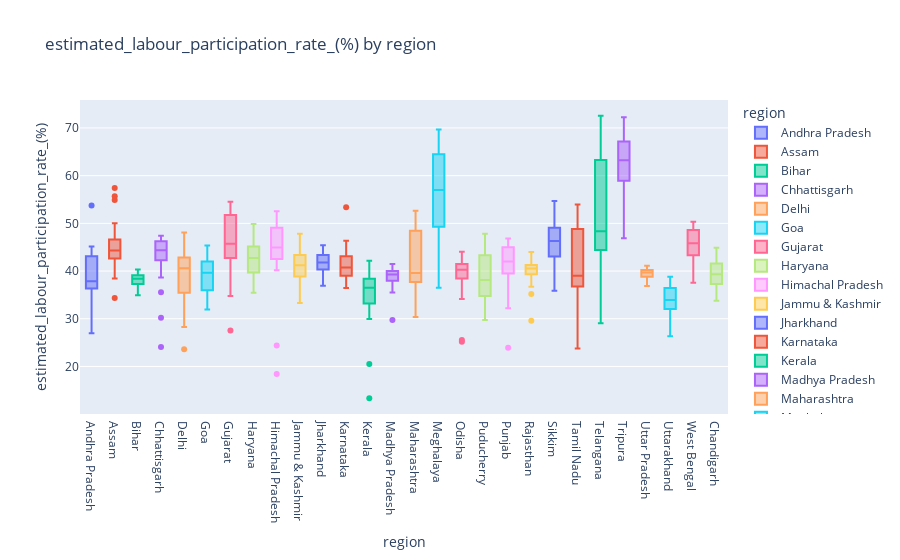

Here is the notebook cell this chart was saved with:
### Code cell
import plotly.express as px

fig = px.box(df, x='region',y='estimated_labour_participation_rate_(%)',color='region',title="estimated_labour_participation_rate_(%) by region")

fig.show()

### Figure 1 — Plotly figure (JSON) as saved in the notebook; plotly's stock layout.template omitted (floating-point values rounded to 4 significant figures)
{"data": [{"alignmentgroup": "True", "hovertemplate": "region=%{x}<br>estimated_labour_participation_rate_(%)=%{y}<extra></extra>", "legendgroup": "Andhra Pradesh", "marker": {"color": "#636efa"}, "name": "Andhra Pradesh", "notched": false, "offsetgroup": "Andhra Pradesh", "orientation": "v", "showlegend": true, "type": "box", "x": ["Andhra Pradesh", "Andhra Pradesh", "Andhra Pradesh", "Andhra Pradesh", "Andhra Pradesh", "Andhra Pradesh", "Andhra Pradesh", "Andhra Pradesh", "Andhra Pradesh", "Andhra Pradesh", "Andhra Pradesh", "Andhra Pradesh", "Andhra Pradesh", "Andhra Pradesh", "Andhra Pradesh", "Andhra Pradesh", "Andhra Pradesh", "Andhra Pradesh", "Andhra Pradesh", "Andhra Pradesh", "Andhra Pradesh", "Andhra Pradesh", "Andhra Pradesh", "Andhra Pradesh", "Andhra Pradesh", "Andhra Pradesh", "Andhra Pradesh", "Andhra Pradesh"], "x0": " ", "xaxis": "x", "y": [43.24, 42.05, 43.5, 43.97, 44.68, 43.01, 41, 45.14, 43.46, 42.83, 40.66, 36.03, 38.16, 53.76, 37.45, 36.76, 36.1, 36.29, 36.69, 36.41, 36.62, 38.61, 35.91, 36.84, 36.08, 26.97, 32.69, 37.61], "y0": " ", "yaxis": "y"}, {"alignmentgroup": "True", "hovertemplate": "region=%{x}<br>estimated_labour_participation_rate_(%)=%{y}<extra></extra>", "legendgroup": "Assam", "marker": {"color": "#EF553B"}, "name": "Assam", "notched": false, "offsetgroup": "Assam", "orientation": "v", "showlegend": true, "type": "box", "x": ["Assam", "Assam", "Assam", "Assam", "Assam", "Assam", "Assam", "Assam", "Assam", "Assam", "Assam", "Assam", "Assam", "Assam", "Assam", "Assam", "Assam", "Assam", "Assam", "Assam", "Assam", "Assam", "Assam", "Assam", "Assam", "Assam"], "x0": " ", "xaxis": "x", "y": [57.39, 43.87, 48.21, 45.83, 55.67, 40.76, 46.64, 54.9, 40.17, 47.05, 50, 34.38, 44.92, 45.17, 44.32, 43.81, 42.66, 44.01, 44.59, 44.26, 42.82, 43.9, 45.03, 38.45, 39.04, 38.73], "y0": " ", "yaxis": "y"}, {"alignmentgroup": "True", "hovertemplate": "region=%{x}<br>estimated_labour_participation_rate_(%)=%{y}<extra></extra>", "legendgroup": "Bihar", "marker": {"color": "#00cc96"}, "name": "Bihar", "notched": false, "offsetgroup": "Bihar", "orientation": "v", "showlegend": true, "type": "box", "x": ["Bihar", "Bihar", "Bihar", "Bihar", "Bihar", "Bihar", "Bihar", "Bihar", "Bihar", "Bihar", "Bihar", "Bihar", "Bihar", "Bihar", "Bihar", "Bihar", "Bihar", "Bihar", "Bihar", "Bihar", "Bihar", "Bihar", "Bihar", "Bihar", "Bihar", "Bihar", "Bihar", "Bihar"], "x0": " ", "xaxis": "x", "y": [39.75, 39.71, 39.66, 36.85, 38.57, 40.31, 37.51, 37.25, 37.54, 37.28, 38.88, 38.63, 38.5, 37.4, 39.8, 39.35, 38.36, 38.03, 39.25, 38.45, 38.86, 36.29, 38.99, 37.87, 37.29, 34.94, 36.45, 36.54], "y0": " ", "yaxis": "y"}, {"alignmentgroup": "True", "hovertemplate": "region=%{x}<br>estimated_labour_participation_rate_(%)=%{y}<extra></extra>", "legendgroup": "Chhattisgarh", "marker": {"color": "#ab63fa"}, "name": "Chhattisgarh", "notched": false, "offsetgroup": "Chhattisgarh", "orientation": "v", "showlegend": true, "type": "box", "x": ["Chhattisgarh", "Chhattisgarh", "Chhattisgarh", "Chhattisgarh", "Chhattisgarh", "Chhattisgarh", "Chhattisgarh", "Chhattisgarh", "Chhattisgarh", "Chhattisgarh", "Chhattisgarh", "Chhattisgarh", "Chhattisgarh", "Chhattisgarh", "Chhattisgarh", "Chhattisgarh", "Chhattisgarh", "Chhattisgarh", "Chhattisgarh", "Chhattisgarh", "Chhattisgarh", "Chhattisgarh", "Chhattisgarh", "Chhattisgarh", "Chhattisgarh", "Chhattisgarh", "Chhattisgarh", "Chhattisgarh"], "x0": " ", "xaxis": "x", "y": [42.89, 43.71, 43.53, 42.55, 43.38, 46.28, 43.56, 42.59, 42.03, 45.05, 44.98, 39.43, 35.56, 38.66, 45.61, 45.88, 45.85, 46.91, 46.8, 46.82, 46.59, 45.59, 46.21, 47.14, 47.39, 24.06, 30.24, 39.41], "y0": " ", "yaxis": "y"}, {"alignmentgroup": "True", "hovertemplate": "region=%{x}<br>estimated_labour_participation_rate_(%)=%{y}<extra></extra>", "legendgroup": "Delhi", "marker": {"color": "#FFA15A"}, "name": "Delhi", "notched": false, "offsetgroup": "Delhi", "orientation": "v", "showlegend": true, "type": "box", "x": ["Delhi", "Delhi", "Delhi", "Delhi", "Delhi", "Delhi", "Delhi", "Delhi", "Delhi", "Delhi", "Delhi", "Delhi", "Delhi", "Delhi", "Delhi", "Delhi", "Delhi", "Delhi", "Delhi", "Delhi", "Delhi", "Delhi", "Delhi", "Delhi", "Delhi", "Delhi", "Delhi", "Delhi"], "x0": " ", "xaxis": "x", "y": [42.33, 35.74, 40.53, 35.21, 40.68, 37.9, 42.71, 37.08, 38.36, 35.84, 37.45, 30.21, 34.65, 29.22, 44.17, 42.71, 42.34, 42.9, 47.36, 45.78, 43.02, 42.56, 48.09, 44.18, 42.82, 23.59, 28.28, 34.32], "y0": " ", "yaxis": "y"}, {"alignmentgroup": "True", "hovertemplate": "region=%{x}<br>estimated_labour_participation_rate_(%)=%{y}<extra></extra>", "legendgroup": "Goa", "marker": {"color": "#19d3f3"}, "name": "Goa", "notched": false, "offsetgroup": "Goa", "orientation": "v", "showlegend": true, "type": "box", "x": ["Goa", "Goa", "Goa", "Goa", "Goa", "Goa", "Goa", "Goa", "Goa", "Goa", "Goa", "Goa", "Goa", "Goa", "Goa", "Goa", "Goa", "Goa", "Goa", "Goa", "Goa", "Goa", "Goa", "Goa"], "x0": " ", "xaxis": "x", "y": [39.16, 38.19, 39.81, 39.61, 35.78, 40.36, 44.09, 38.7, 35.36, 36.11, 45.36, 33.71, 34.17, 43.96, 40, 31.97, 39.92, 41.27, 45.22, 42.77, 35.95, 39.73, 36.05, 44.74], "y0": " ", "yaxis": "y"}, {"alignmentgroup": "True", "hovertemplate": "region=%{x}<br>estimated_labour_participation_rate_(%)=%{y}<extra></extra>", "legendgroup": "Gujarat", "marker": {"color": "#FF6692"}, "name": "Gujarat", "notched": false, "offsetgroup": "Gujarat", "orientation": "v", "showlegend": true, "type": "box", "x": ["Gujarat", "Gujarat", "Gujarat", "Gujarat", "Gujarat", "Gujarat", "Gujarat", "Gujarat", "Gujarat", "Gujarat", "Gujarat", "Gujarat", "Gujarat", "Gujarat", "Gujarat", "Gujarat", "Gujarat", "Gujarat", "Gujarat", "Gujarat", "Gujarat", "Gujarat", "Gujarat", "Gujarat", "Gujarat", "Gujarat", "Gujarat", "Gujarat"], "x0": " ", "xaxis": "x", "y": [52.03, 50.12, 54.21, 50.57, 51.01, 52.27, 54.55, 51.51, 54.07, 53.48, 52.06, 34.77, 46.31, 47.72, 41.67, 44.57, 42.54, 43.72, 41.75, 45.14, 43.5, 43.75, 42.19, 46.31, 42.9, 36.33, 27.52, 44.26], "y0": " ", "yaxis": "y"}, {"alignmentgroup": "True", "hovertemplate": "region=%{x}<br>estimated_labour_participation_rate_(%)=%{y}<extra></extra>", "legendgroup": "Haryana", "marker": {"color": "#B6E880"}, "name": "Haryana", "notched": false, "offsetgroup": "Haryana", "orientation": "v", "showlegend": true, "type": "box", "x": ["Haryana", "Haryana", "Haryana", "Haryana", "Haryana", "Haryana", "Haryana", "Haryana", "Haryana", "Haryana", "Haryana", "Haryana", "Haryana", "Haryana", "Haryana", "Haryana", "Haryana", "Haryana", "Haryana", "Haryana", "Haryana", "Haryana", "Haryana", "Haryana", "Haryana", "Haryana", "Haryana", "Haryana"], "x0": " ", "xaxis": "x", "y": [45.12, 45.23, 42.17, 48.23, 44.72, 46.07, 42.48, 47.4, 43.74, 45.37, 41.4, 49.85, 42.78, 48.53, 43.18, 43.06, 38.77, 39.87, 43.7, 42.58, 39.18, 39.57, 42.75, 42.32, 36.73, 35.48, 38.27, 38.09], "y0": " ", "yaxis": "y"}, {"alignmentgroup": "True", "hovertemplate": "region=%{x}<br>estimated_labour_participation_rate_(%)=%{y}<extra></extra>", "legendgroup": "Himachal Pradesh", "marker": {"color": "#FF97FF"}, "name": "Himachal Pradesh", "notched": false, "offsetgroup": "Himachal Pradesh", "orientation": "v", "showlegend": true, "type": "box", "x": ["Himachal Pradesh", "Himachal Pradesh", "Himachal Pradesh", "Himachal Pradesh", "Himachal Pradesh", "Himachal Pradesh", "Himachal Pradesh", "Himachal Pradesh", "Himachal Pradesh", "Himachal Pradesh", "Himachal Pradesh", "Himachal Pradesh", "Himachal Pradesh", "Himachal Pradesh", "Himachal Pradesh", "Himachal Pradesh", "Himachal Pradesh", "Himachal Pradesh", "Himachal Pradesh", "Himachal Pradesh", "Himachal Pradesh", "Himachal Pradesh", "Himachal Pradesh", "Himachal Pradesh", "Himachal Pradesh", "Himachal Pradesh", "Himachal Pradesh", "Himachal Pradesh"], "x0": " ", "xaxis": "x", "y": [44.23, 41.18, 44.91, 44.91, 45.02, 42.81, 48.5, 44.05, 45.11, 42.45, 40.17, 18.43, 42.62, 41.2, 45.27, 49.58, 49.22, 51.17, 45.87, 49.69, 52.17, 52.55, 48.92, 50.82, 48.74, 24.42, 43.55, 40.66], "y0": " ", "yaxis": "y"}, {"alignmentgroup": "True", "hovertemplate": "region=%{x}<br>estimated_labour_participation_rate_(%)=%{y}<extra></extra>", "legendgroup": "Jammu & Kashmir", "marker": {"color": "#FECB52"}, "name": "Jammu & Kashmir", "notched": false, "offsetgroup": "Jammu & Kashmir", "orientation": "v", "showlegend": true, "type": "box", "x": ["Jammu & Kashmir", "Jammu & Kashmir", "Jammu & Kashmir", "Jammu & Kashmir", "Jammu & Kashmir", "Jammu & Kashmir", "Jammu & Kashmir", "Jammu & Kashmir", "Jammu & Kashmir", "Jammu & Kashmir", "Jammu & Kashmir", "Jammu & Kashmir", "Jammu & Kashmir", "Jammu & Kashmir", "Jammu & Kashmir", "Jammu & Kashmir", "Jammu & Kashmir", "Jammu & Kashmir", "Jammu & Kashmir", "Jammu & Kashmir", "Jammu & Kashmir"], "x0": " ", "xaxis": "x", "y": [40.57, 39.02, 41.71, 44.17, 43.08, 39.69, 42.56, 38.25, 39.06, 38.46, 34.94, 46.74, 45.17, 47.8, 42.63, 44.92, 40.71, 41.4, 41.23, 36.21, 33.33], "y0": " ", "yaxis": "y"}, {"alignmentgroup": "True", "hovertemplate": "region=%{x}<br>estimated_labour_participation_rate_(%)=%{y}<extra></extra>", "legendgroup": "Jharkhand", "marker": {"color": "#636efa"}, "name": "Jharkhand", "notched": false, "offsetgroup": "Jharkhand", "orientation": "v", "showlegend": true, "type": "box", "x": ["Jharkhand", "Jharkhand", "Jharkhand", "Jharkhand", "Jharkhand", "Jharkhand", "Jharkhand", "Jharkhand", "Jharkhand", "Jharkhand", "Jharkhand", "Jharkhand", "Jharkhand", "Jharkhand", "Jharkhand", "Jharkhand", "Jharkhand", "Jharkhand", "Jharkhand", "Jharkhand", "Jharkhand", "Jharkhand", "Jharkhand", "Jharkhand", "Jharkhand", "Jharkhand", "Jharkhand", "Jharkhand"], "x0": " ", "xaxis": "x", "y": [39.04, 41.12, 39.66, 40.83, 41.24, 42.33, 40.26, 41.09, 42.43, 44.05, 37.96, 36.92, 37.03, 40.65, 43.25, 43.51, 42.82, 43.35, 44.18, 44.82, 43.17, 43.14, 44.33, 45.42, 43.34, 39.92, 40.49, 40.43], "y0": " ", "yaxis": "y"}, {"alignmentgroup": "True", "hovertemplate": "region=%{x}<br>estimated_labour_participation_rate_(%)=%{y}<extra></extra>", "legendgroup": "Karnataka", "marker": {"color": "#EF553B"}, "name": "Karnataka", "notched": false, "offsetgroup": "Karnataka", "orientation": "v", "showlegend": true, "type": "box", "x": ["Karnataka", "Karnataka", "Karnataka", "Karnataka", "Karnataka", "Karnataka", "Karnataka", "Karnataka", "Karnataka", "Karnataka", "Karnataka", "Karnataka", "Karnataka", "Karnataka", "Karnataka", "Karnataka", "Karnataka", "Karnataka", "Karnataka", "Karnataka", "Karnataka", "Karnataka", "Karnataka", "Karnataka", "Karnataka", "Karnataka", "Karnataka", "Karnataka"], "x0": " ", "xaxis": "x", "y": [46.36, 43.12, 38.42, 39.93, 44.45, 43.1, 36.45, 39.92, 44.52, 41.33, 40.85, 43.25, 43.09, 53.37, 40.62, 40.89, 39.09, 38.04, 39, 39.7, 38.6, 37.66, 38.94, 39.45, 41.55, 42.14, 43.9, 39.93], "y0": " ", "yaxis": "y"}, {"alignmentgroup": "True", "hovertemplate": "region=%{x}<br>estimated_labour_participation_rate_(%)=%{y}<extra></extra>", "legendgroup": "Kerala", "marker": {"color": "#00cc96"}, "name": "Kerala", "notched": false, "offsetgroup": "Kerala", "orientation": "v", "showlegend": true, "type": "box", "x": ["Kerala", "Kerala", "Kerala", "Kerala", "Kerala", "Kerala", "Kerala", "Kerala", "Kerala", "Kerala", "Kerala", "Kerala", "Kerala", "Kerala", "Kerala", "Kerala", "Kerala", "Kerala", "Kerala", "Kerala", "Kerala", "Kerala", "Kerala", "Kerala", "Kerala", "Kerala", "Kerala", "Kerala"], "x0": " ", "xaxis": "x", "y": [38.07, 42.19, 34.96, 39.9, 38.97, 40.02, 32.71, 38.67, 37.66, 38.84, 30.87, 13.33, 33.62, 37.01, 36.65, 37.42, 33.13, 35.91, 36.57, 36.49, 32.36, 35.56, 36.53, 36.48, 33.24, 20.51, 29.95, 38.68], "y0": " ", "yaxis": "y"}, {"alignmentgroup": "True", "hovertemplate": "region=%{x}<br>estimated_labour_participation_rate_(%)=%{y}<extra></extra>", "legendgroup": "Madhya Pradesh", "marker": {"color": "#ab63fa"}, "name": "Madhya Pradesh", "notched": false, "offsetgroup": "Madhya Pradesh", "orientation": "v", "showlegend": true, "type": "box", "x": ["Madhya Pradesh", "Madhya Pradesh", "Madhya Pradesh", "Madhya Pradesh", "Madhya Pradesh", "Madhya Pradesh", "Madhya Pradesh", "Madhya Pradesh", "Madhya Pradesh", "Madhya Pradesh", "Madhya Pradesh", "Madhya Pradesh", "Madhya Pradesh", "Madhya Pradesh", "Madhya Pradesh", "Madhya Pradesh", "Madhya Pradesh", "Madhya Pradesh", "Madhya Pradesh", "Madhya Pradesh", "Madhya Pradesh", "Madhya Pradesh", "Madhya Pradesh", "Madhya Pradesh", "Madhya Pradesh", "Madhya Pradesh", "Madhya Pradesh", "Madhya Pradesh"], "x0": " ", "xaxis": "x", "y": [37.97, 40.48, 40.2, 41.25, 39.4, 41.46, 39.44, 40.77, 39.35, 39.57, 38.9, 37.88, 39.24, 41.5, 38.96, 38.8, 37.67, 40.6, 39.67, 38.2, 37.94, 39.83, 39.59, 37.68, 36.68, 29.76, 35.49, 38.72], "y0": " ", "yaxis": "y"}, {"alignmentgroup": "True", "hovertemplate": "region=%{x}<br>estimated_labour_participation_rate_(%)=%{y}<extra></extra>", "legendgroup": "Maharashtra", "marker": {"color": "#FFA15A"}, "name": "Maharashtra", "notched": false, "offsetgroup": "Maharashtra", "orientation": "v", "showlegend": true, "type": "box", "x": ["Maharashtra", "Maharashtra", "Maharashtra", "Maharashtra", "Maharashtra", "Maharashtra", "Maharashtra", "Maharashtra", "Maharashtra", "Maharashtra", "Maharashtra", "Maharashtra", "Maharashtra", "Maharashtra", "Maharashtra", "Maharashtra", "Maharashtra", "Maharashtra", "Maharashtra", "Maharashtra", "Maharashtra", "Maharashtra", "Maharashtra", "Maharashtra", "Maharashtra", "Maharashtra", "Maharashtra", "Maharashtra"], "x0": " ", "xaxis": "x", "y": [47.11, 45.69, 48.8, 52.67, 49.74, 47.61, 48.53, 50.98, 50.36, 49.36, 45.6, 37.42, 41.21, 48.34, 38.3, 39.3, 38.81, 37.84, 39.58, 39.05, 39.61, 37.57, 37.32, 37.61, 37.8, 30.86, 30.38, 37.04], "y0": " ", "yaxis": "y"}, {"alignmentgroup": "True", "hovertemplate": "region=%{x}<br>estimated_labour_participation_rate_(%)=%{y}<extra></extra>", "legendgroup": "Meghalaya", "marker": {"color": "#19d3f3"}, "name": "Meghalaya", "notched": false, "offsetgroup": "Meghalaya", "orientation": "v", "showlegend": true, "type": "box", "x": ["Meghalaya", "Meghalaya", "Meghalaya", "Meghalaya", "Meghalaya", "Meghalaya", "Meghalaya", "Meghalaya", "Meghalaya", "Meghalaya", "Meghalaya", "Meghalaya", "Meghalaya", "Meghalaya", "Meghalaya", "Meghalaya", "Meghalaya", "Meghalaya", "Meghalaya", "Meghalaya", "Meghalaya", "Meghalaya", "Meghalaya", "Meghalaya", "Meghalaya", "Meghalaya", "Meghalaya"], "x0": " ", "xaxis": "x", "y": [66.13, 61.09, 66.67, 60.86, 66.02, 63.44, 69.03, 63.18, 69.66, 64.06, 67.46, 48.83, 57.26, 64.63, 47.79, 48.29, 56.55, 52.27, 50.77, 47.71, 57.02, 53.04, 51.53, 47.26, 55.64, 36.51, 48.48], "y0": " ", "yaxis": "y"}, {"alignmentgroup": "True", "hovertemplate": "region=%{x}<br>estimated_labour_participation_rate_(%)=%{y}<extra></extra>", "legendgroup": "Odisha", "marker": {"color": "#FF6692"}, "name": "Odisha", "notched": false, "offsetgroup": "Odisha", "orientation": "v", "showlegend": true, "type": "box", "x": ["Odisha", "Odisha", "Odisha", "Odisha", "Odisha", "Odisha", "Odisha", "Odisha", "Odisha", "Odisha", "Odisha", "Odisha", "Odisha", "Odisha", "Odisha", "Odisha", "Odisha", "Odisha", "Odisha", "Odisha", "Odisha", "Odisha", "Odisha", "Odisha", "Odisha", "Odisha", "Odisha", "Odisha"], "x0": " ", "xaxis": "x", "y": [40.47, 39.94, 43.05, 42.13, 40.32, 41.88, 44.06, 40.91, 39.09, 41.98, 39.55, 25.16, 36.48, 36.36, 41.26, 38.39, 40.99, 40.25, 42.15, 40.51, 41.71, 38.46, 41.05, 38.97, 39.93, 25.53, 34.12, 35.24], "y0": " ", "yaxis": "y"}, {"alignmentgroup": "True", "hovertemplate": "region=%{x}<br>estimated_labour_participation_rate_(%)=%{y}<extra></extra>", "legendgroup": "Puducherry", "marker": {"color": "#B6E880"}, "name": "Puducherry", "notched": false, "offsetgroup": "Puducherry", "orientation": "v", "showlegend": true, "type": "box", "x": ["Puducherry", "Puducherry", "Puducherry", "Puducherry", "Puducherry", "Puducherry", "Puducherry", "Puducherry", "Puducherry", "Puducherry", "Puducherry", "Puducherry", "Puducherry", "Puducherry", "Puducherry", "Puducherry", "Puducherry", "Puducherry", "Puducherry", "Puducherry", "Puducherry", "Puducherry", "Puducherry", "Puducherry", "Puducherry", "Puducherry"], "x0": " ", "xaxis": "x", "y": [43.08, 45.95, 34.56, 47.83, 43.34, 44.85, 35, 45.07, 43.18, 45.38, 35.23, 46.79, 35.71, 37.73, 34.77, 42.41, 35.73, 38.86, 34.19, 40.42, 34.59, 38.5, 34.12, 35.54, 31.25, 29.73], "y0": " ", "yaxis": "y"}, {"alignmentgroup": "True", "hovertemplate": "region=%{x}<br>estimated_labour_participation_rate_(%)=%{y}<extra></extra>", "legendgroup": "Punjab", "marker": {"color": "#FF97FF"}, "name": "Punjab", "notched": false, "offsetgroup": "Punjab", "orientation": "v", "showlegend": true, "type": "box", "x": ["Punjab", "Punjab", "Punjab", "Punjab", "Punjab", "Punjab", "Punjab", "Punjab", "Punjab", "Punjab", "Punjab", "Punjab", "Punjab", "Punjab", "Punjab", "Punjab", "Punjab", "Punjab", "Punjab", "Punjab", "Punjab", "Punjab", "Punjab", "Punjab", "Punjab", "Punjab", "Punjab", "Punjab"], "x0": " ", "xaxis": "x", "y": [44.79, 45.79, 46.5, 44.08, 45.49, 45.66, 45.55, 43.4, 45.22, 44.19, 46.85, 32.2, 41.14, 43.9, 40.03, 40.02, 42.62, 41.61, 39.97, 37.1, 41.82, 42.17, 39.04, 37.82, 41.29, 23.95, 34.71, 34.96], "y0": " ", "yaxis": "y"}, {"alignmentgroup": "True", "hovertemplate": "region=%{x}<br>estimated_labour_participation_rate_(%)=%{y}<extra></extra>", "legendgroup": "Rajasthan", "marker": {"color": "#FECB52"}, "name": "Rajasthan", "notched": false, "offsetgroup": "Rajasthan", "orientation": "v", "showlegend": true, "type": "box", "x": ["Rajasthan", "Rajasthan", "Rajasthan", "Rajasthan", "Rajasthan", "Rajasthan", "Rajasthan", "Rajasthan", "Rajasthan", "Rajasthan", "Rajasthan", "Rajasthan", "Rajasthan", "Rajasthan", "Rajasthan", "Rajasthan", "Rajasthan", "Rajasthan", "Rajasthan", "Rajasthan", "Rajasthan", "Rajasthan", "Rajasthan", "Rajasthan", "Rajasthan", "Rajasthan", "Rajasthan", "Rajasthan"], "x0": " ", "xaxis": "x", "y": [38.52, 41.02, 39.78, 41.48, 39.24, 42.69, 40.87, 43, 40.12, 41.83, 39.47, 35.21, 41.11, 43.98, 39.44, 40.73, 40.38, 40.34, 39.15, 40.8, 40.73, 40.9, 41.59, 41.62, 39.71, 29.57, 36.71, 39.26], "y0": " ", "yaxis": "y"}, {"alignmentgroup": "True", "hovertemplate": "region=%{x}<br>estimated_labour_participation_rate_(%)=%{y}<extra></extra>", "legendgroup": "Sikkim", "marker": {"color": "#636efa"}, "name": "Sikkim", "notched": false, "offsetgroup": "Sikkim", "orientation": "v", "showlegend": true, "type": "box", "x": ["Sikkim", "Sikkim", "Sikkim", "Sikkim", "Sikkim", "Sikkim", "Sikkim", "Sikkim", "Sikkim", "Sikkim", "Sikkim", "Sikkim", "Sikkim", "Sikkim", "Sikkim", "Sikkim", "Sikkim"], "x0": " ", "xaxis": "x", "y": [44.06, 53.04, 46.3, 37.72, 42.36, 48.61, 48.13, 54.67, 46.63, 45.61, 46.97, 53.8, 45.24, 50.57, 40.31, 43.32, 35.85], "y0": " ", "yaxis": "y"}, {"alignmentgroup": "True", "hovertemplate": "region=%{x}<br>estimated_labour_participation_rate_(%)=%{y}<extra></extra>", "legendgroup": "Tamil Nadu", "marker": {"color": "#EF553B"}, "name": "Tamil Nadu", "notched": false, "offsetgroup": "Tamil Nadu", "orientation": "v", "showlegend": true, "type": "box", "x": ["Tamil Nadu", "Tamil Nadu", "Tamil Nadu", "Tamil Nadu", "Tamil Nadu", "Tamil Nadu", "Tamil Nadu", "Tamil Nadu", "Tamil Nadu", "Tamil Nadu", "Tamil Nadu", "Tamil Nadu", "Tamil Nadu", "Tamil Nadu", "Tamil Nadu", "Tamil Nadu", "Tamil Nadu", "Tamil Nadu", "Tamil Nadu", "Tamil Nadu", "Tamil Nadu", "Tamil Nadu", "Tamil Nadu", "Tamil Nadu", "Tamil Nadu", "Tamil Nadu", "Tamil Nadu", "Tamil Nadu"], "x0": " ", "xaxis": "x", "y": [49.44, 50.99, 53.94, 52.17, 45.62, 48.55, 50.95, 48.8, 46.23, 48.86, 51.56, 33.05, 28.6, 31.49, 37.31, 39.16, 38.89, 41.13, 37.76, 38.42, 37.38, 41.29, 37.64, 37.48, 36.17, 26.17, 23.77, 31.6], "y0": " ", "yaxis": "y"}, {"alignmentgroup": "True", "hovertemplate": "region=%{x}<br>estimated_labour_participation_rate_(%)=%{y}<extra></extra>", "legendgroup": "Telangana", "marker": {"color": "#00cc96"}, "name": "Telangana", "notched": false, "offsetgroup": "Telangana", "orientation": "v", "showlegend": true, "type": "box", "x": ["Telangana", "Telangana", "Telangana", "Telangana", "Telangana", "Telangana", "Telangana", "Telangana", "Telangana", "Telangana", "Telangana", "Telangana", "Telangana", "Telangana", "Telangana", "Telangana", "Telangana", "Telangana", "Telangana", "Telangana", "Telangana", "Telangana", "Telangana", "Telangana", "Telangana", "Telangana", "Telangana", "Telangana"], "x0": " ", "xaxis": "x", "y": [61.74, 62.19, 64.4, 59.23, 72.57, 66.49, 65.17, 60.61, 68.51, 66.92, 68.53, 49.44, 61, 58.97, 44.59, 45.43, 44.36, 45.39, 47.28, 44.51, 43.87, 43.13, 45.95, 45.78, 43.65, 29.05, 37.63, 37.68], "y0": " ", "yaxis": "y"}, {"alignmentgroup": "True", "hovertemplate": "region=%{x}<br>estimated_labour_participation_rate_(%)=%{y}<extra></extra>", "legendgroup": "Tripura", "marker": {"color": "#ab63fa"}, "name": "Tripura", "notched": false, "offsetgroup": "Tripura", "orientation": "v", "showlegend": true, "type": "box", "x": ["Tripura", "Tripura", "Tripura", "Tripura", "Tripura", "Tripura", "Tripura", "Tripura", "Tripura", "Tripura", "Tripura", "Tripura", "Tripura", "Tripura", "Tripura", "Tripura", "Tripura", "Tripura", "Tripura", "Tripura", "Tripura", "Tripura", "Tripura", "Tripura", "Tripura", "Tripura", "Tripura", "Tripura"], "x0": " ", "xaxis": "x", "y": [64.47, 67.4, 60.54, 58.29, 65.9, 68.21, 64.29, 63.02, 68.61, 69.88, 68.28, 52.63, 46.9, 59.74, 69.5, 58.8, 59.1, 59.07, 66.9, 60, 62.14, 63.41, 72.26, 66.04, 63.56, 47.65, 48.31, 56.17], "y0": " ", "yaxis": "y"}, {"alignmentgroup": "True", "hovertemplate": "region=%{x}<br>estimated_labour_participation_rate_(%)=%{y}<extra></extra>", "legendgroup": "Uttar Pradesh", "marker": {"color": "#FFA15A"}, "name": "Uttar Pradesh", "notched": false, "offsetgroup": "Uttar Pradesh", "orientation": "v", "showlegend": true, "type": "box", "x": ["Uttar Pradesh", "Uttar Pradesh", "Uttar Pradesh", "Uttar Pradesh", "Uttar Pradesh", "Uttar Pradesh", "Uttar Pradesh", "Uttar Pradesh", "Uttar Pradesh", "Uttar Pradesh", "Uttar Pradesh", "Uttar Pradesh", "Uttar Pradesh", "Uttar Pradesh", "Uttar Pradesh", "Uttar Pradesh", "Uttar Pradesh", "Uttar Pradesh", "Uttar Pradesh", "Uttar Pradesh", "Uttar Pradesh", "Uttar Pradesh", "Uttar Pradesh", "Uttar Pradesh", "Uttar Pradesh", "Uttar Pradesh", "Uttar Pradesh", "Uttar Pradesh"], "x0": " ", "xaxis": "x", "y": [39.96, 39.32, 38.78, 40.24, 38.79, 39.07, 38.01, 39.77, 39.67, 39.13, 38.53, 40.37, 37.52, 36.89, 40.43, 39.75, 40.43, 40.87, 40.07, 39.71, 40.6, 40.21, 39.52, 39.54, 40, 37.74, 41.1, 38.09], "y0": " ", "yaxis": "y"}, {"alignmentgroup": "True", "hovertemplate": "region=%{x}<br>estimated_labour_participation_rate_(%)=%{y}<extra></extra>", "legendgroup": "Uttarakhand", "marker": {"color": "#19d3f3"}, "name": "Uttarakhand", "notched": false, "offsetgroup": "Uttarakhand", "orientation": "v", "showlegend": true, "type": "box", "x": ["Uttarakhand", "Uttarakhand", "Uttarakhand", "Uttarakhand", "Uttarakhand", "Uttarakhand", "Uttarakhand", "Uttarakhand", "Uttarakhand", "Uttarakhand", "Uttarakhand", "Uttarakhand", "Uttarakhand", "Uttarakhand", "Uttarakhand", "Uttarakhand", "Uttarakhand", "Uttarakhand", "Uttarakhand", "Uttarakhand", "Uttarakhand", "Uttarakhand", "Uttarakhand", "Uttarakhand", "Uttarakhand", "Uttarakhand", "Uttarakhand"], "x0": " ", "xaxis": "x", "y": [37.47, 37.01, 36.97, 35.39, 38.79, 36.9, 36.73, 35.19, 35.69, 37.16, 35.04, 33.94, 32, 26.33, 33.54, 32.48, 31.21, 27.51, 33.87, 33.61, 31.65, 27.55, 35.11, 33.33, 29.59, 32.27, 35.61], "y0": " ", "yaxis": "y"}, {"alignmentgroup": "True", "hovertemplate": "region=%{x}<br>estimated_labour_participation_rate_(%)=%{y}<extra></extra>", "legendgroup": "West Bengal", "marker": {"color": "#FF6692"}, "name": "West Bengal", "notched": false, "offsetgroup": "West Bengal", "orientation": "v", "showlegend": true, "type": "box", "x": ["West Bengal", "West Bengal", "West Bengal", "West Bengal", "West Bengal", "West Bengal", "West Bengal", "West Bengal", "West Bengal", "West Bengal", "West Bengal", "West Bengal", "West Bengal", "West Bengal", "West Bengal", "West Bengal", "West Bengal", "West Bengal", "West Bengal", "West Bengal", "West Bengal", "West Bengal", "West Bengal", "West Bengal", "West Bengal", "West Bengal", "West Bengal", "West Bengal"], "x0": " ", "xaxis": "x", "y": [46.41, 50.36, 48.78, 48.79, 49.87, 48.09, 50, 48.47, 48.3, 49.51, 49.18, 39.27, 42.53, 40.44, 46.37, 43.51, 44.38, 46.77, 45.74, 43.25, 43.44, 45.97, 45.39, 44.09, 43.34, 41.2, 40.67, 37.57], "y0": " ", "yaxis": "y"}, {"alignmentgroup": "True", "hovertemplate": "region=%{x}<br>estimated_labour_participation_rate_(%)=%{y}<extra></extra>", "legendgroup": "Chandigarh", "marker": {"color": "#B6E880"}, "name": "Chandigarh", "notched": false, "offsetgroup": "Chandigarh", "orientation": "v", "showlegend": true, "type": "box", "x": ["Chandigarh", "Chandigarh", "Chandigarh", "Chandigarh", "Chandigarh", "Chandigarh", "Chandigarh", "Chandigarh", "Chandigarh", "Chandigarh", "Chandigarh", "Chandigarh"], "x0": " ", "xaxis": "x", "y": [44.89, 40.44, 39.47, 37.95, 42.77, 40.06, 38.6, 35.19, 42.94, 39.25, 36.68, 33.8], "y0": " ", "yaxis": "y"}], "layout": {"autosize": true, "boxmode": "overlay", "legend": {"title": {"text": "region"}, "tracegroupgap": 0}, "title": {"text": "estimated_labour_participation_rate_(%) by region"}, "xaxis": {"anchor": "y", "autorange": true, "categoryarray": ["Andhra Pradesh", "Assam", "Bihar", "Chhattisgarh", "Delhi", "Goa", "Gujarat", "Haryana", "Himachal Pradesh", "Jammu & Kashmir", "Jharkhand", "Karnataka", "Kerala", "Madhya Pradesh", "Maharashtra", "Meghalaya", "Odisha", "Puducherry", "Punjab", "Rajasthan", "Sikkim", "Tamil Nadu", "Telangana", "Tripura", "Uttar Pradesh", "Uttarakhand", "West Bengal", "Chandigarh"], "categoryorder": "array", "domain": [0, 1], "range": [-0.5, 27.5], "title": {"text": "region"}, "type": "category"}, "yaxis": {"anchor": "x", "autorange": true, "domain": [0, 1], "range": [10.04, 75.86], "title": {"text": "estimated_labour_participation_rate_(%)"}, "type": "linear"}}}
